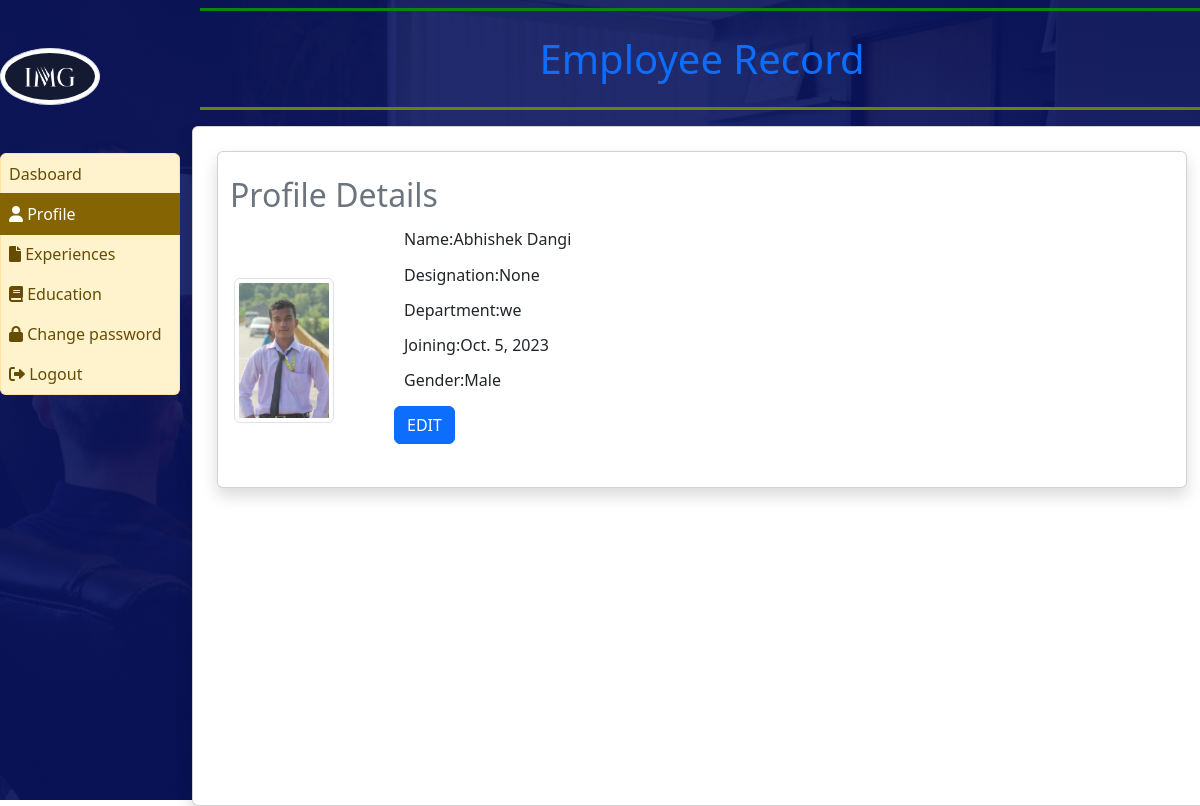
Before: /emp_profile/ (signed in) with the older database file.
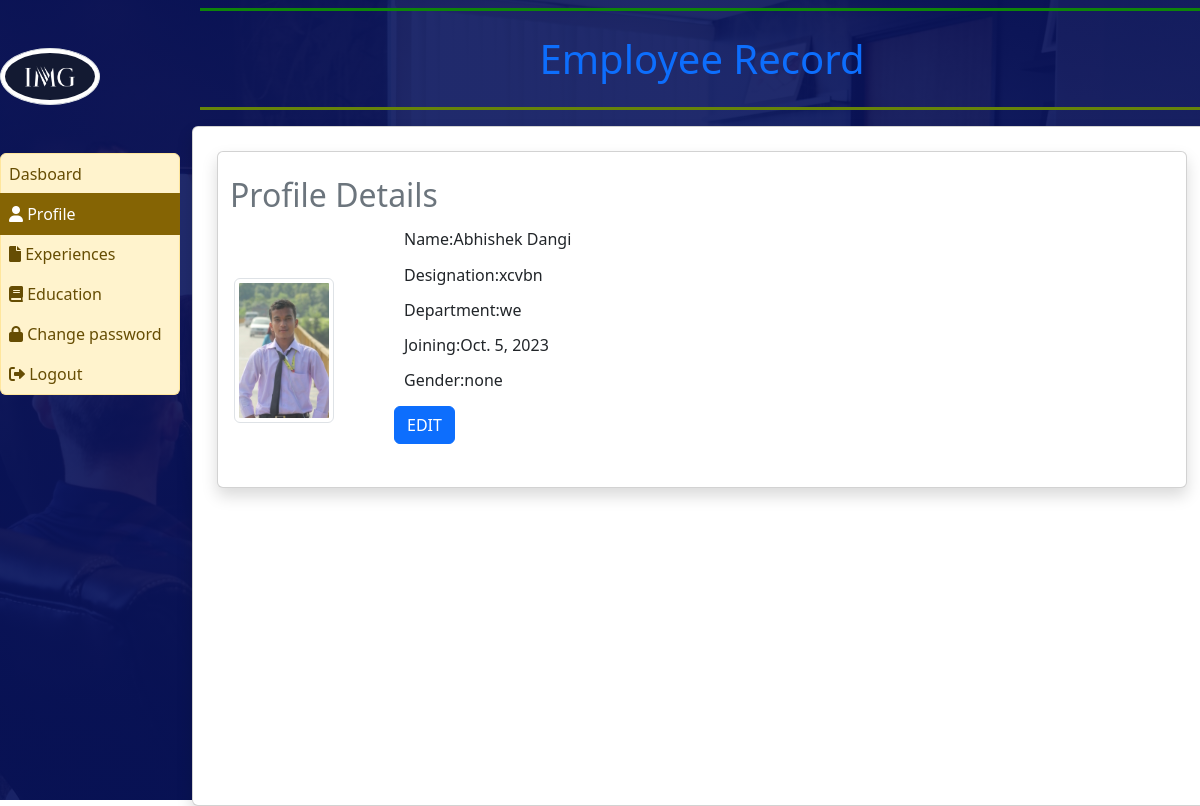
After: the same page with the newer database file.
### employee_app/models.py (models this page shows, shortened)
class EmployeeDetail(models.Model):
    GENDER_CHOICES = (
        ('M', 'Male'),
        ('F', 'Female'),
        ('O', 'Other'),
    )
    user = models.ForeignKey(User, on_delete=models.CASCADE)
    feature_image = models.ImageField(upload_to="EMP_images/%Y/%m/%d", blank=False)
    empcode = models.IntegerField(null=True)
    empdept = models.CharField(max_length=50, null=True)
    designation = models.CharField(max_length=100, null=True)
    contact = models.IntegerField(null=True)
    gender = models.CharField(max_length=1, choices=GENDER_CHOICES)
    join_date = models.DateField(null=True)

### employee_app/views.py (the view)
# urls.py: path("emp_profile/", emp_profile, name="emp_profile"),
def emp_profile(request):
    if not request.user.is_authenticated:
        return redirect("emp_login")
    user = request.user
    employee = EmployeeDetail.objects.get(user=user)
    error = ""
    if request.method == "POST":
        form = EmployeeProfileForm(request.POST, request.FILES, instance=employee)
        if form.is_valid():
            form.save()
            error = "no"
        else:
            error = "yes"
    else:
        form = EmployeeProfileForm(instance=employee)
    return render(request, "emp/emp_profile.html", locals())

### templates/emp/emp_profile.html
{% extends "emp/emp_base.html" %}
{% block main %}
<div class="card shadow m-2">
     <div class="card-body">
          <div class="row">
               <h2 class="p-2 text-secondary">Profile Details</h2>
               <div class="col-md-2">
                    <img src="{{employee.feature_image.url }}" alt="Images" height="100" width="100"
                         class="img-thumbnail  my-5 d-flex">
               </div>
               <div class="col-md-10">
                    <h6 class="col-sm-6 form-group form-row">Name:{{employee.user.first_name}}
                         {{employee.user.last_name}}</h6>
                    <h6 class="col-sm-6 form-group form-row">Designation:{{employee.designation}}</h6>
                    <h6 class="col-sm-6 form-group form-row">Department:{{employee.empdept}}</h6>
                    <h6 class="col-sm-6 form-group form-row">Joining:{{employee.join_date}}</h6>
                    <h6 class="col-sm-6 form-group form-row">Gender:{{employee.gender}}</h6>
                    <a href="{% url 'emp_profile_edit' %}" class="btn btn-primary ">EDIT</a>
               </div>
          </div>
     </div>
</div>
{% endblock main %}

Changed rows visible on the page:
changed EmployeeDetail "we": designation "None" → "xcvbn"; gender "Male" → "none"
